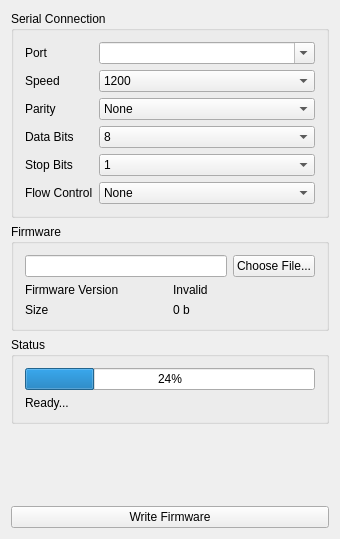
<?xml version="1.0" encoding="UTF-8"?>
<ui version="4.0">
 <class>FirmwareFlasherWindow</class>
 <widget class="QMainWindow" name="FirmwareFlasherWindow">
  <property name="geometry">
   <rect>
    <x>0</x>
    <y>0</y>
    <width>340</width>
    <height>539</height>
   </rect>
  </property>
  <property name="windowTitle">
   <string>BootLoaderFlasher</string>
  </property>
  <widget class="QWidget" name="centralWidget">
   <layout class="QVBoxLayout" name="verticalLayout_2">
    <item>
     <widget class="QGroupBox" name="grpSerial">
      <property name="title">
       <string>Serial Connection</string>
      </property>
      <layout class="QFormLayout" name="formLayout">
       <item row="0" column="0">
        <widget class="QLabel" name="label">
         <property name="text">
          <string>Port</string>
         </property>
        </widget>
       </item>
       <item row="0" column="1">
        <widget class="QComboBox" name="cboPort">
         <property name="editable">
          <bool>true</bool>
         </property>
        </widget>
       </item>
       <item row="1" column="0">
        <widget class="QLabel" name="label_2">
         <property name="text">
          <string>Speed</string>
         </property>
        </widget>
       </item>
       <item row="1" column="1">
        <widget class="QComboBox" name="cboSpeed">
         <item>
          <property name="text">
           <string>1200</string>
          </property>
         </item>
         <item>
          <property name="text">
           <string>2400</string>
          </property>
         </item>
         <item>
          <property name="text">
           <string>4800</string>
          </property>
         </item>
         <item>
          <property name="text">
           <string>9600</string>
          </property>
         </item>
         <item>
          <property name="text">
           <string>19200</string>
          </property>
         </item>
         <item>
          <property name="text">
           <string>38400</string>
          </property>
         </item>
         <item>
          <property name="text">
           <string>57600</string>
          </property>
         </item>
         <item>
          <property name="text">
           <string>115200</string>
          </property>
         </item>
        </widget>
       </item>
       <item row="2" column="0">
        <widget class="QLabel" name="label_3">
         <property name="text">
          <string>Parity</string>
         </property>
        </widget>
       </item>
       <item row="2" column="1">
        <widget class="QComboBox" name="cboParity">
         <item>
          <property name="text">
           <string>None</string>
          </property>
         </item>
         <item>
          <property name="text">
           <string>Even</string>
          </property>
         </item>
         <item>
          <property name="text">
           <string>Odd</string>
          </property>
         </item>
        </widget>
       </item>
       <item row="4" column="0">
        <widget class="QLabel" name="label_4">
         <property name="text">
          <string>Stop Bits</string>
         </property>
        </widget>
       </item>
       <item row="4" column="1">
        <widget class="QComboBox" name="cboStopBits">
         <item>
          <property name="text">
           <string>1</string>
          </property>
         </item>
         <item>
          <property name="text">
           <string>2</string>
          </property>
         </item>
        </widget>
       </item>
       <item row="5" column="0">
        <widget class="QLabel" name="label_5">
         <property name="text">
          <string>Flow Control</string>
         </property>
        </widget>
       </item>
       <item row="5" column="1">
        <widget class="QComboBox" name="cboFlowControl">
         <item>
          <property name="text">
           <string>None</string>
          </property>
         </item>
         <item>
          <property name="text">
           <string>XON/XOFF</string>
          </property>
         </item>
         <item>
          <property name="text">
           <string>CTS/RTS</string>
          </property>
         </item>
        </widget>
       </item>
       <item row="3" column="0">
        <widget class="QLabel" name="label_7">
         <property name="text">
          <string>Data Bits</string>
         </property>
        </widget>
       </item>
       <item row="3" column="1">
        <widget class="QComboBox" name="cboDataBits">
         <item>
          <property name="text">
           <string>8</string>
          </property>
         </item>
         <item>
          <property name="text">
           <string>7</string>
          </property>
         </item>
         <item>
          <property name="text">
           <string>6</string>
          </property>
         </item>
         <item>
          <property name="text">
           <string>5</string>
          </property>
         </item>
        </widget>
       </item>
      </layout>
     </widget>
    </item>
    <item>
     <widget class="QGroupBox" name="grpFirmware">
      <property name="title">
       <string>Firmware</string>
      </property>
      <layout class="QVBoxLayout" name="verticalLayout">
       <item>
        <layout class="QHBoxLayout" name="horizontalLayout_2">
         <item>
          <widget class="QLineEdit" name="lneFirmwareFile"/>
         </item>
         <item>
          <widget class="QPushButton" name="btnChooseFile">
           <property name="text">
            <string>Choose File...</string>
           </property>
          </widget>
         </item>
        </layout>
       </item>
       <item>
        <layout class="QGridLayout" name="gridLayout">
         <item row="0" column="0">
          <widget class="QLabel" name="label_6">
           <property name="text">
            <string>Firmware Version</string>
           </property>
          </widget>
         </item>
         <item row="0" column="1">
          <widget class="QLabel" name="lblFirmwareVersion">
           <property name="text">
            <string>Invalid</string>
           </property>
          </widget>
         </item>
         <item row="1" column="0">
          <widget class="QLabel" name="label_8">
           <property name="text">
            <string>Size</string>
           </property>
          </widget>
         </item>
         <item row="1" column="1">
          <widget class="QLabel" name="lblFileSize">
           <property name="text">
            <string>0 b</string>
           </property>
          </widget>
         </item>
        </layout>
       </item>
      </layout>
     </widget>
    </item>
    <item>
     <widget class="QGroupBox" name="grpStatus">
      <property name="title">
       <string>Status</string>
      </property>
      <layout class="QVBoxLayout" name="verticalLayout_3">
       <item>
        <widget class="QProgressBar" name="pgbStatusBar">
         <property name="value">
          <number>24</number>
         </property>
        </widget>
       </item>
       <item>
        <widget class="QLabel" name="lblStatusLabel">
         <property name="text">
          <string>Ready...</string>
         </property>
        </widget>
       </item>
      </layout>
     </widget>
    </item>
    <item>
     <spacer name="verticalSpacer">
      <property name="orientation">
       <enum>Qt::Vertical</enum>
      </property>
      <property name="sizeHint" stdset="0">
       <size>
        <width>20</width>
        <height>40</height>
       </size>
      </property>
     </spacer>
    </item>
    <item>
     <widget class="QPushButton" name="btnWriteFirmware">
      <property name="text">
       <string>Write Firmware</string>
      </property>
     </widget>
    </item>
   </layout>
  </widget>
 </widget>
 <layoutdefault spacing="6" margin="11"/>
 <resources/>
 <connections/>
</ui>
